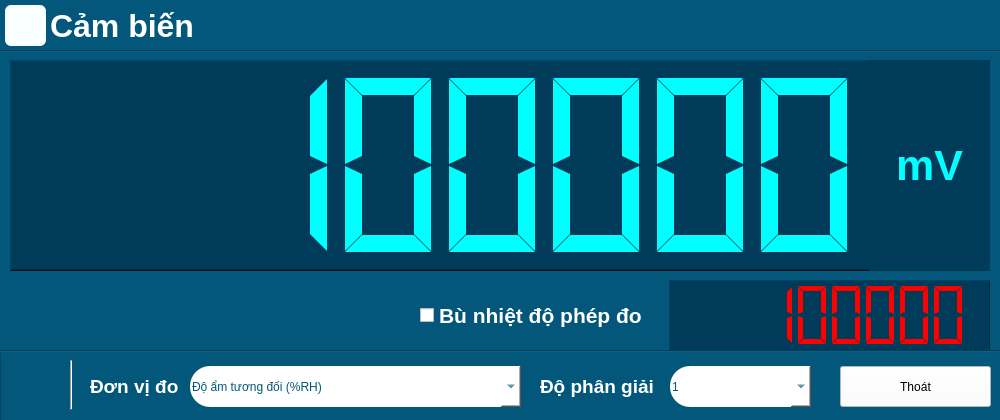
<?xml version="1.0" encoding="UTF-8"?>
<ui version="4.0">
 <class>FrmSensorDisplayDigital</class>
 <widget class="QMainWindow" name="FrmSensorDisplayDigital">
  <property name="geometry">
   <rect>
    <x>0</x>
    <y>0</y>
    <width>1000</width>
    <height>420</height>
   </rect>
  </property>
  <property name="minimumSize">
   <size>
    <width>1000</width>
    <height>350</height>
   </size>
  </property>
  <property name="maximumSize">
   <size>
    <width>1000</width>
    <height>420</height>
   </size>
  </property>
  <property name="windowTitle">
   <string>MainWindow</string>
  </property>
  <property name="styleSheet">
   <string notr="true">QMainWindow{
background-color: rgb(2,87, 122);
}</string>
  </property>
  <widget class="QWidget" name="centralwidget">
   <widget class="QLCDNumber" name="lcdNumber_Value">
    <property name="geometry">
     <rect>
      <x>10</x>
      <y>60</y>
      <width>861</width>
      <height>211</height>
     </rect>
    </property>
    <property name="styleSheet">
     <string notr="true">background-color: rgb(0, 60, 90);
color: rgb(0, 255, 255);</string>
    </property>
    <property name="frameShape">
     <enum>QFrame::WinPanel</enum>
    </property>
    <property name="lineWidth">
     <number>1</number>
    </property>
    <property name="smallDecimalPoint">
     <bool>false</bool>
    </property>
    <property name="digitCount">
     <number>8</number>
    </property>
    <property name="mode">
     <enum>QLCDNumber::Dec</enum>
    </property>
    <property name="segmentStyle">
     <enum>QLCDNumber::Flat</enum>
    </property>
    <property name="value" stdset="0">
     <double>12345678.000000000000000</double>
    </property>
    <property name="intValue" stdset="0">
     <number>12345678</number>
    </property>
   </widget>
   <widget class="QLCDNumber" name="lcdNumber_temperature">
    <property name="geometry">
     <rect>
      <x>669</x>
      <y>280</y>
      <width>321</width>
      <height>71</height>
     </rect>
    </property>
    <property name="styleSheet">
     <string notr="true">color: rgb(255, 0, 0);
background-color: rgb(0, 60, 90);</string>
    </property>
    <property name="frameShape">
     <enum>QFrame::Panel</enum>
    </property>
    <property name="lineWidth">
     <number>1</number>
    </property>
    <property name="smallDecimalPoint">
     <bool>false</bool>
    </property>
    <property name="digitCount">
     <number>8</number>
    </property>
    <property name="segmentStyle">
     <enum>QLCDNumber::Flat</enum>
    </property>
    <property name="value" stdset="0">
     <double>12345678.000000000000000</double>
    </property>
    <property name="intValue" stdset="0">
     <number>12345678</number>
    </property>
   </widget>
   <widget class="QCheckBox" name="checkBox_tempature">
    <property name="geometry">
     <rect>
      <x>420</x>
      <y>295</y>
      <width>241</width>
      <height>41</height>
     </rect>
    </property>
    <property name="font">
     <font>
      <pointsize>16</pointsize>
      <bold>true</bold>
     </font>
    </property>
    <property name="styleSheet">
     <string notr="true">color: rgb(255, 255, 255);</string>
    </property>
    <property name="text">
     <string>Bù nhiệt độ phép đo</string>
    </property>
    <property name="iconSize">
     <size>
      <width>16</width>
      <height>16</height>
     </size>
    </property>
    <property name="checkable">
     <bool>true</bool>
    </property>
   </widget>
   <widget class="QLabel" name="label_UnitSymbol">
    <property name="geometry">
     <rect>
      <x>869</x>
      <y>60</y>
      <width>121</width>
      <height>211</height>
     </rect>
    </property>
    <property name="font">
     <font>
      <pointsize>32</pointsize>
      <bold>true</bold>
     </font>
    </property>
    <property name="styleSheet">
     <string notr="true">background-color: rgb(0, 60, 90);
color: rgb(0, 255, 255);</string>
    </property>
    <property name="text">
     <string>mV</string>
    </property>
    <property name="alignment">
     <set>Qt::AlignCenter</set>
    </property>
   </widget>
   <widget class="QLabel" name="label_Name">
    <property name="geometry">
     <rect>
      <x>50</x>
      <y>0</y>
      <width>901</width>
      <height>51</height>
     </rect>
    </property>
    <property name="font">
     <font>
      <family>Arial</family>
      <pointsize>24</pointsize>
      <bold>true</bold>
     </font>
    </property>
    <property name="styleSheet">
     <string notr="true">color: rgb(255, 255, 255);</string>
    </property>
    <property name="text">
     <string>Cảm biến</string>
    </property>
   </widget>
   <widget class="Line" name="line_2">
    <property name="geometry">
     <rect>
      <x>0</x>
      <y>50</y>
      <width>1000</width>
      <height>3</height>
     </rect>
    </property>
    <property name="styleSheet">
     <string notr="true">background-color: rgb(2,87, 122);</string>
    </property>
    <property name="orientation">
     <enum>Qt::Horizontal</enum>
    </property>
   </widget>
   <widget class="QFrame" name="frame_parameter">
    <property name="geometry">
     <rect>
      <x>0</x>
      <y>350</y>
      <width>1001</width>
      <height>71</height>
     </rect>
    </property>
    <property name="styleSheet">
     <string notr="true">QFrame#frame_parameter{
background-color: rgb(3,87, 123);
}</string>
    </property>
    <property name="frameShape">
     <enum>QFrame::StyledPanel</enum>
    </property>
    <property name="frameShadow">
     <enum>QFrame::Raised</enum>
    </property>
    <widget class="QLabel" name="label_12">
     <property name="geometry">
      <rect>
       <x>540</x>
       <y>26</y>
       <width>121</width>
       <height>21</height>
      </rect>
     </property>
     <property name="font">
      <font>
       <pointsize>14</pointsize>
       <bold>true</bold>
      </font>
     </property>
     <property name="styleSheet">
      <string notr="true">color: rgb(255, 255, 255);</string>
     </property>
     <property name="text">
      <string>Độ phân giải</string>
     </property>
    </widget>
    <widget class="Line" name="line">
     <property name="geometry">
      <rect>
       <x>0</x>
       <y>0</y>
       <width>1000</width>
       <height>3</height>
      </rect>
     </property>
     <property name="styleSheet">
      <string notr="true">background-color: rgb(2,87, 122);</string>
     </property>
     <property name="orientation">
      <enum>Qt::Horizontal</enum>
     </property>
    </widget>
    <widget class="QLabel" name="label_11">
     <property name="geometry">
      <rect>
       <x>90</x>
       <y>26</y>
       <width>91</width>
       <height>20</height>
      </rect>
     </property>
     <property name="font">
      <font>
       <pointsize>14</pointsize>
       <bold>true</bold>
      </font>
     </property>
     <property name="styleSheet">
      <string notr="true">color: rgb(255, 255, 255);</string>
     </property>
     <property name="text">
      <string>Đơn vị đo</string>
     </property>
    </widget>
    <widget class="QPushButton" name="pushButton_cancel">
     <property name="geometry">
      <rect>
       <x>840</x>
       <y>16</y>
       <width>151</width>
       <height>41</height>
      </rect>
     </property>
     <property name="styleSheet">
      <string notr="true">background-color: rgb(255, 255, 255);</string>
     </property>
     <property name="text">
      <string>Thoát</string>
     </property>
    </widget>
    <widget class="QComboBox" name="comboBox_resolution">
     <property name="geometry">
      <rect>
       <x>670</x>
       <y>16</y>
       <width>141</width>
       <height>41</height>
      </rect>
     </property>
     <property name="font">
      <font>
       <pointsize>14</pointsize>
       <italic>true</italic>
       <bold>true</bold>
      </font>
     </property>
     <property name="layoutDirection">
      <enum>Qt::LeftToRight</enum>
     </property>
     <property name="styleSheet">
      <string notr="true">QComboBox{
color: rgb(2, 87, 122);
background-color: rgb(255, 255, 255);
border: none;
border-style: outset;
border-width: 0px;
border-top-left-radius: 20px;
border-bottom-left-radius: 20px;
}
QComboBox::drop-down{
width: 20;
}
QComboBox:hover{
background-color: rgb(25, 149, 173);
color: rgb(255, 255, 255);
}</string>
     </property>
     <property name="editable">
      <bool>true</bool>
     </property>
     <item>
      <property name="text">
       <string>1</string>
      </property>
     </item>
     <item>
      <property name="text">
       <string>0.1</string>
      </property>
     </item>
     <item>
      <property name="text">
       <string>0.01</string>
      </property>
     </item>
     <item>
      <property name="text">
       <string>0.001</string>
      </property>
     </item>
    </widget>
    <widget class="QComboBox" name="comboBox_unit">
     <property name="geometry">
      <rect>
       <x>190</x>
       <y>16</y>
       <width>331</width>
       <height>41</height>
      </rect>
     </property>
     <property name="font">
      <font>
       <pointsize>14</pointsize>
       <italic>true</italic>
       <bold>true</bold>
      </font>
     </property>
     <property name="layoutDirection">
      <enum>Qt::LeftToRight</enum>
     </property>
     <property name="styleSheet">
      <string notr="true">QComboBox{
color: rgb(2, 87, 122);
background-color: rgb(255, 255, 255);
border: none;
border-style: outset;
border-width: 0px;
border-top-left-radius: 20px;
border-bottom-left-radius: 20px;
}

QComboBox::drop-down{
width: 20;
}
QComboBox:hover{
background-color: rgb(25, 149, 173);
color: rgb(255, 255, 255);
}</string>
     </property>
     <property name="editable">
      <bool>true</bool>
     </property>
     <item>
      <property name="text">
       <string>Độ ẩm tương đối (%RH)</string>
      </property>
     </item>
     <item>
      <property name="text">
       <string>Độ ẩm tuyệt đối (g/m3)</string>
      </property>
     </item>
    </widget>
    <widget class="QToolButton" name="toolButton_config">
     <property name="geometry">
      <rect>
       <x>10</x>
       <y>9</y>
       <width>50</width>
       <height>51</height>
      </rect>
     </property>
     <property name="toolTip">
      <string>Thông tin thiết bị</string>
     </property>
     <property name="styleSheet">
      <string notr="true">QToolButton{
color: rgb(2, 87, 122);
background-color: rgb(3, 87, 123);
border: none;
border-style: outset;
border-width: 0px;
border-radius: 8px;
}
QToolButton:hover{
background-color: rgb(25, 149, 173);
color: rgb(255, 255, 255);
}</string>
     </property>
     <property name="text">
      <string/>
     </property>
     <property name="icon">
      <iconset resource="../group.qrc">
       <normaloff>:/icon/group/iconSetup_On1.jpg</normaloff>
       <activeoff>:/icon/group/iconSetup_On.jpg</activeoff>:/icon/group/iconSetup_On1.jpg</iconset>
     </property>
     <property name="iconSize">
      <size>
       <width>45</width>
       <height>45</height>
      </size>
     </property>
     <property name="toolButtonStyle">
      <enum>Qt::ToolButtonIconOnly</enum>
     </property>
     <property name="autoRaise">
      <bool>true</bool>
     </property>
    </widget>
    <widget class="Line" name="line_3">
     <property name="geometry">
      <rect>
       <x>70</x>
       <y>10</y>
       <width>3</width>
       <height>50</height>
      </rect>
     </property>
     <property name="frameShadow">
      <enum>QFrame::Sunken</enum>
     </property>
     <property name="orientation">
      <enum>Qt::Vertical</enum>
     </property>
    </widget>
   </widget>
   <widget class="QToolButton" name="toolButton_info">
    <property name="geometry">
     <rect>
      <x>5</x>
      <y>5</y>
      <width>41</width>
      <height>41</height>
     </rect>
    </property>
    <property name="toolTip">
     <string>Thông tin thiết bị</string>
    </property>
    <property name="styleSheet">
     <string notr="true">QToolButton{
color: rgb(2, 87, 122);
background-color: rgb(250, 255, 255);
border: none;
border-style: outset;
border-width: 0px;
border-radius: 6px;
}
QToolButton:hover{
background-color: rgb(25, 149, 173);
background-color: rgb(25, 149, 190);
color: rgb(255, 255, 255);
}</string>
    </property>
    <property name="text">
     <string/>
    </property>
    <property name="icon">
     <iconset resource="../device.qrc">
      <normaloff>:/icon/device/iconDeviceOff_401.jpg</normaloff>
      <activeoff>:/icon/device/iconDeviceOn_401.jpg</activeoff>:/icon/device/iconDeviceOff_401.jpg</iconset>
    </property>
    <property name="iconSize">
     <size>
      <width>36</width>
      <height>36</height>
     </size>
    </property>
    <property name="autoRaise">
     <bool>true</bool>
    </property>
   </widget>
  </widget>
 </widget>
 <tabstops>
  <tabstop>checkBox_tempature</tabstop>
  <tabstop>comboBox_unit</tabstop>
  <tabstop>comboBox_resolution</tabstop>
  <tabstop>pushButton_cancel</tabstop>
 </tabstops>
 <resources>
  <include location="../device.qrc"/>
  <include location="../group.qrc"/>
 </resources>
 <connections/>
</ui>
